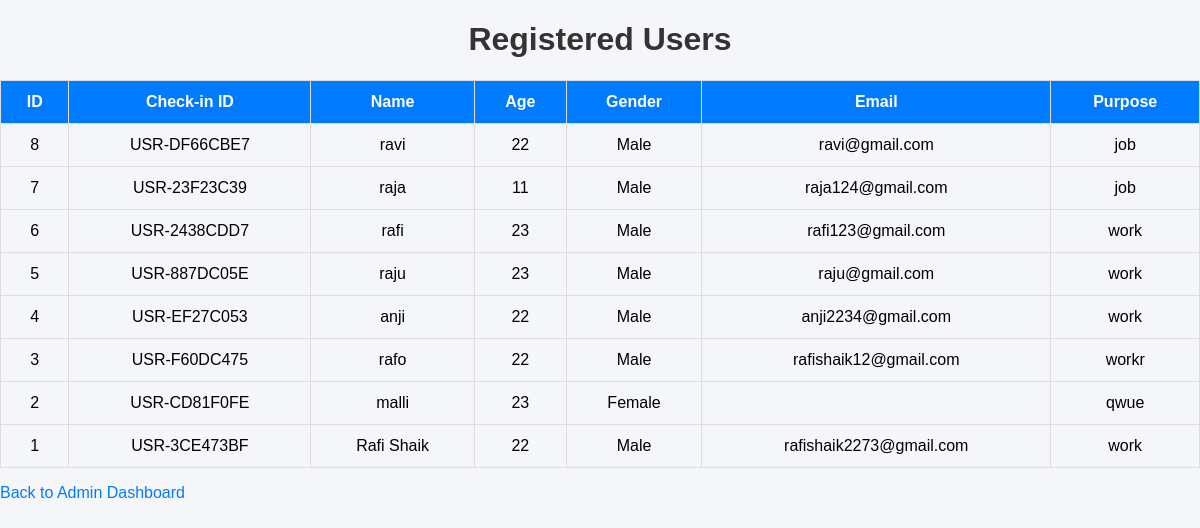
The app's page /admin/users (signed in), older data.
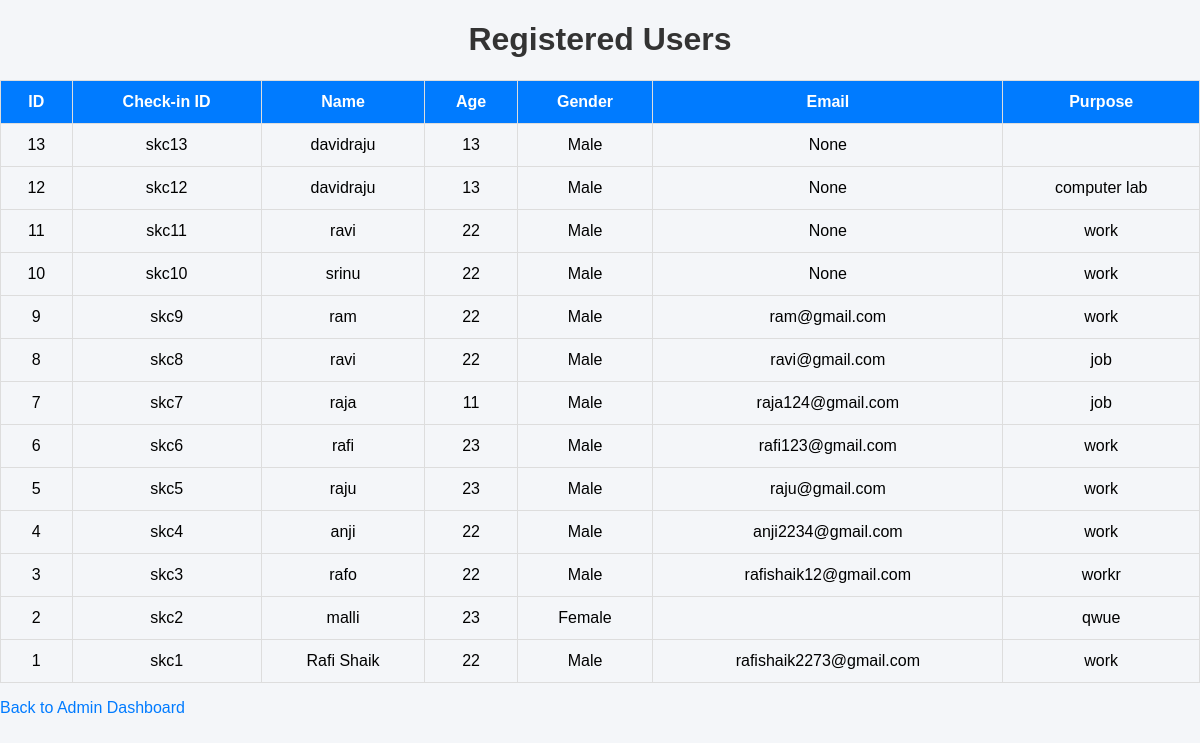
The same page, newer data.
### tables this page shows
CREATE TABLE "users" (
                id INTEGER PRIMARY KEY AUTOINCREMENT,
                checkin_id TEXT UNIQUE,
                name TEXT NOT NULL,
                age INTEGER NOT NULL,
                gender TEXT NOT NULL,
                contact TEXT,
                address TEXT NOT NULL,
                qualification TEXT NOT NULL,
                purpose TEXT NOT NULL,
                email TEXT UNIQUE
            );

### app.py (the view)
@app.route("/admin/users")
def admin_users():
    if not session.get("admin_logged_in"):
        return redirect("/admin-login")
    conn = get_db()
    users = conn.execute("""
        SELECT * FROM users
        ORDER BY id DESC
    """).fetchall()
    conn.close()
    return render_template("admin-users.html", users=users)

### app.py (called while the page is built)
def get_db():
    conn = sqlite3.connect("database.db", timeout=10)
    conn.row_factory = sqlite3.Row
    conn.execute("PRAGMA busy_timeout = 10000")
    return conn

### templates/admin-users.html (shortened to what this page needs)
<!DOCTYPE html>
<html>
<head>
    <link rel="stylesheet" href="{{ url_for('static', filename='style.css') }}">
</head>
<body>
    <div class="container">
        <h1>Registered Users</h1>
        <table>
            <thead>
                <tr>
                    <th>ID</th>
                    <th>Check-in ID</th>
                    <th>Name</th>
                    <th>Age</th>
                    <th>Gender</th>
                    <th>Email</th>
                    <th>Purpose</th>
                </tr>
            </thead>
            <tbody>
                {% for user in users %}
                <tr>
                    <td>{{ user["id"] }}</td>
                    <td>{{ user["checkin_id"] }}</td>
                    <td>{{ user["name"] }}</td>
                    <td>{{ user["age"] }}</td>
                    <td>{{ user["gender"] }}</td>
                    <td>{{ user["email"] }}</td>
                    <td>{{ user["purpose"] }}</td>
                </tr>
                {% else %}
                <tr>
                    <td colspan="7">No users registered yet.</td>
                </tr>
                {% endfor %}
            </tbody>
        </table>
        <p><a href="/admin-dashboard">Back to Admin Dashboard</a></p>
    </div>
</body>
</html>

### static/style.css (style rules this page uses)
body { margin: 0; padding: 0; font-family: Arial, sans-serif; background: #f4f6f9; }
h1 { text-align: center; color: #333; }
a { text-decoration: none; color: #007bff; }
table { width: 100%; border-collapse: collapse; margin-top: 20px; }
th { background: #007bff; color: white; }
th, td { padding: 12px; text-align: center; border: 1px solid #ddd; }

Row changes from the older to the newer data that the page shows:
added users: id "13", checkin_id "skc13", name "davidraju", age "13", gender "Male", email "None"
added users: id "12", checkin_id "skc12", name "davidraju", age "13", gender "Male", email "None", purpose "computer lab"
added users: id "11", checkin_id "skc11", name "ravi", age "22", gender "Male", email "None", purpose "work"
added users: id "10", checkin_id "skc10", name "srinu", age "22", gender "Male", email "None", purpose "work"
added users: id "9", checkin_id "skc9", name "ram", age "22", gender "Male", email "ram@gmail.com", purpose "work"
changed users "ravi@gmail.com": checkin_id "USR-DF66CBE7" → "skc8"
changed users "raja": checkin_id "USR-23F23C39" → "skc7"
changed users "rafi": checkin_id "USR-2438CDD7" → "skc6"
changed users "raju": checkin_id "USR-887DC05E" → "skc5"
changed users "anji": checkin_id "USR-EF27C053" → "skc4"
changed users "rafo": checkin_id "USR-F60DC475" → "skc3"
changed users "malli": checkin_id "USR-CD81F0FE" → "skc2"
changed users "Rafi Shaik": checkin_id "USR-3CE473BF" → "skc1"
